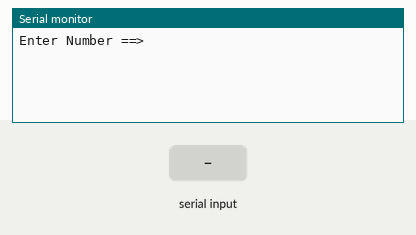
This sketch was run on a simulated Arduino Uno, built with avr-gcc and run on an emulated ATmega328P. Shown: the last lines printed to the serial monitor. The inputs (shaded band) are chosen by the test bench.

Above: at 1.2 s.
1.3 s: "90,45\n" received over Serial
At 2.0 s:
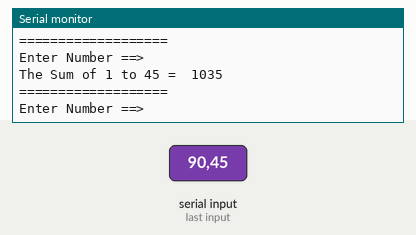
2.8 s: "30,150\n" received over Serial
At 5.1 s:
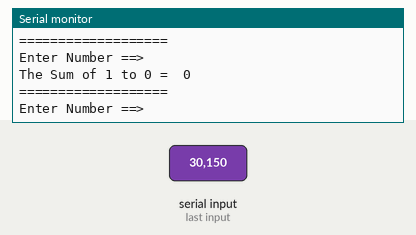
Timing chart, 0 to 6.6 s (numbered marks = the images above; inputs shaded):
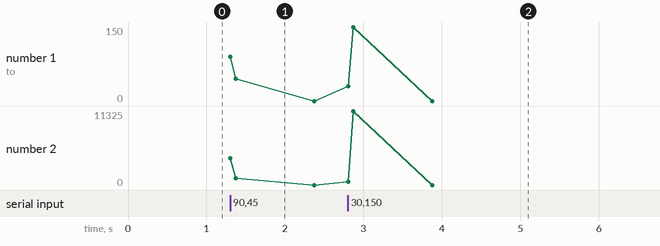

Measured:
- after the input at 1.3 s, the serial monitor: prints a new line at once (image 1)
- after the input at 2.8 s, the serial monitor: prints a new line at once (image 2)

The sketch:

5-5.ino
```cpp
void setup() {
  // 시리얼 통신 속도 설정 : 속도 9600 bps, 8데이터 비트, 패리티 없음, 한 개의 스톱비트
 Serial.begin(9600) ;

}
void loop() {
      int   i=1,Sum = 0,Num=0;

      Serial.println("Enter Number ==>");

     // PC에서 데이터가 전송되어 올때까지 기다린다.
      while(1) {
       if(Serial.available() > 0 ) break;
      }

     Num =  Serial.parseInt();

     while( i <= Num ) {
       Sum += i ;    //       Sum = Sum + i ;
       i++;
     }

    Serial.print("The Sum of 1 to ");
    Serial.print(Num);
    Serial.print(" =  ");
    Serial.println(Sum);
    Serial.println("===================");
  }
```
